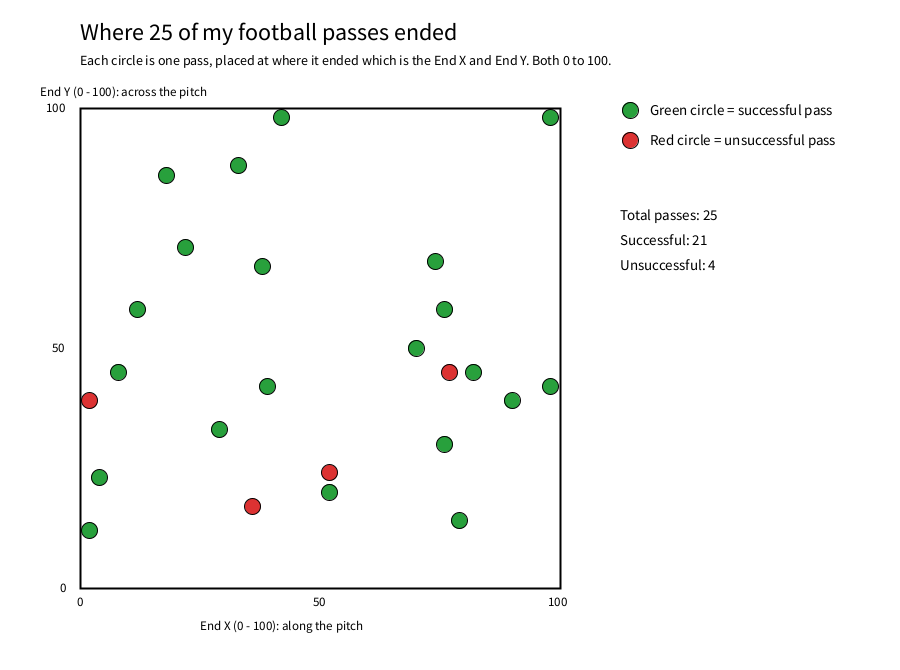
Frame 1 (no input)
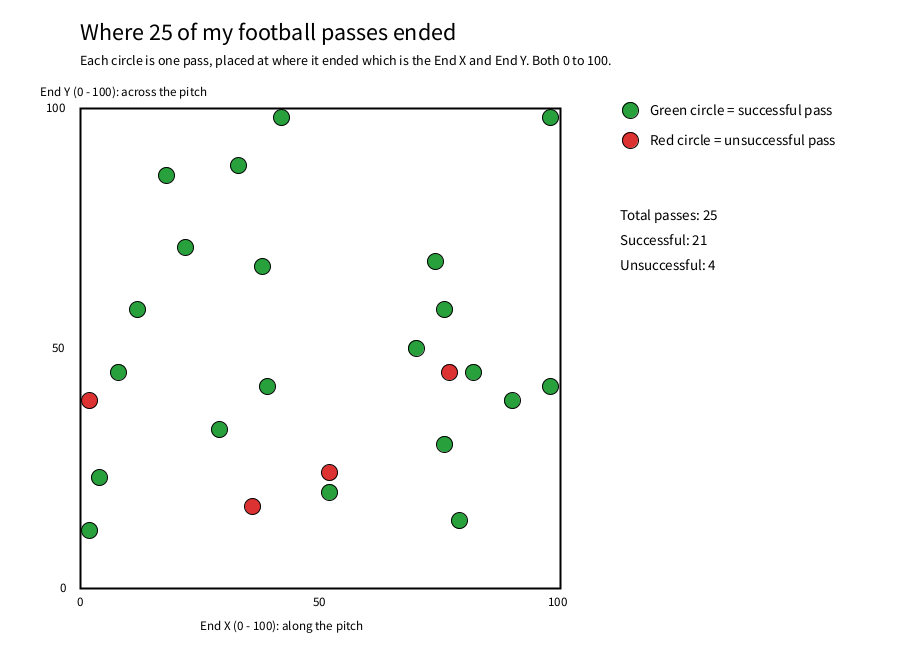
Frame 60 (the mouse pressed at the canvas centre just before this capture)
Frame 120 (the mouse held since frame 60 and released just before this capture): identical to frame 60, image omitted

The Processing sketch that drew these frames (run headless with seeded random() and noise(); from frame 60 on, the mouse is pressed at the canvas centre):

// Processing sketch: DearData100
// ── DearData100.pde
// Dear Data 100 football passes
// Each circle is one pass drawn where the pass ended.
// Green circle = successful pass and a red circle = unsuccessful pass.
// These are the first 25 passes from my data.

Pass[] passes = new Pass[25];

int successfulCount = 0;
int unsuccessfulCount = 0;

// The graph is a square. It starts at 80, 108 and is 480 wide and tall.
float graphX = 80;
float graphY = 108;
float graphSize = 480;


void setup() {
  size(900, 670);
  makePasses();

  // count all of the successful and unsuccessful passes
  for (int i = 0; i < passes.length; i++) {
    if (passes[i].successful) {
      successfulCount++;
    } else {
      unsuccessfulCount++;
    }
  }
}


void draw() {
  background(255);

  // title
  fill(0);
  textSize(24);
  text("Where 25 of my football passes ended", 80, 40);
  textSize(14);
  text("Each circle is one pass, placed at where it ended which is the End X and End Y. Both 0 to 100.", 80, 65);

  // box for the graph
  noFill();
  stroke(0);
  strokeWeight(2);
  rect(graphX, graphY, graphSize, graphSize);

  // numbers
  fill(0);
  noStroke();
  textSize(13);
  text("0", 77, 606);
  text("50", 313, 606);
  text("100", 548, 606);
  text("End X (0 - 100): along the pitch", 200, 630);
  text("0", 60, 592);
  text("50", 52, 352);
  text("100", 46, 112);
  text("End Y (0 - 100): across the pitch", 40, 96);

  // this part is for drawing every pass
  for (int i = 0; i < passes.length; i++) {
    passes[i].display();
  }

  // key
  stroke(0);
  strokeWeight(1);
  fill(40, 160, 60);
  ellipse(630, 110, 16, 16);
  fill(220, 50, 50);
  ellipse(630, 140, 16, 16);

  fill(0);
  noStroke();
  textSize(15);
  text("Green circle = successful pass", 650, 115);
  text("Red circle = unsuccessful pass", 650, 145);

  // total
  text("Total passes: " + passes.length, 620, 220);
  text("Successful: " + successfulCount, 620, 245);
  text("Unsuccessful: " + unsuccessfulCount, 620, 270);
}


// makes the 25 passes
// new Pass(pass number, end x, end y, successful?)
void makePasses() {
  passes[0] = new Pass(1, 79, 14, true);
  passes[1] = new Pass(2, 22, 71, true);
  passes[2] = new Pass(3, 2, 12, true);
  passes[3] = new Pass(4, 90, 39, true);
  passes[4] = new Pass(5, 74, 68, true);
  passes[5] = new Pass(6, 18, 86, true);
  passes[6] = new Pass(7, 36, 17, false);
  passes[7] = new Pass(8, 98, 42, true);
  passes[8] = new Pass(9, 76, 30, true);
  passes[9] = new Pass(10, 38, 67, true);
  passes[10] = new Pass(11, 4, 23, true);
  passes[11] = new Pass(12, 82, 45, true);
  passes[12] = new Pass(13, 98, 98, true);
  passes[13] = new Pass(14, 29, 33, true);
  passes[14] = new Pass(15, 42, 98, true);
  passes[15] = new Pass(16, 2, 39, false);
  passes[16] = new Pass(17, 77, 45, false);
  passes[17] = new Pass(18, 76, 58, true);
  passes[18] = new Pass(19, 70, 50, true);
  passes[19] = new Pass(20, 8, 45, true);
  passes[20] = new Pass(21, 39, 42, true);
  passes[21] = new Pass(22, 12, 58, true);
  passes[22] = new Pass(23, 52, 24, false);
  passes[23] = new Pass(24, 33, 88, true);
  passes[24] = new Pass(25, 52, 20, true);
}


float toScreenX(float x) {
  return graphX + x / 100.0 * graphSize;
}

// y = 0 is at the bottom of the graph
float toScreenY(float y) {
  return graphY + graphSize - y / 100.0 * graphSize;
}


class Pass {
  int number;
  float endX;
  float endY;
  boolean successful;

  Pass(int n, float x, float y, boolean ok) {
    number = n;
    endX = x;
    endY = y;
    successful = ok;
  }

  // draws this pass as a circle
  void display() {
    if (successful) {
      fill(40, 160, 60);
    } else {
      fill(220, 50, 50);
    }
    stroke(0);
    strokeWeight(1);
    ellipse(toScreenX(endX), toScreenY(endY), 16, 16);
  }
}
